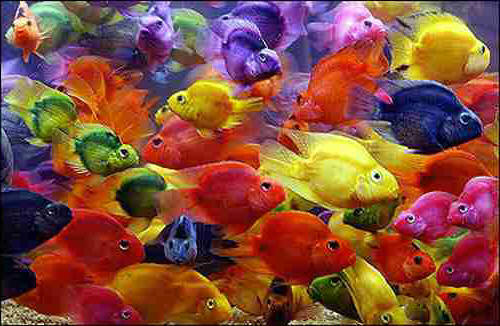
%> input picture p2 Taylor/fish.jpg, 500 x 326 px
$ octave colorQuantizeMain.m   (GNU Octave 9; MATLAB toolbox functions it lacks are replaced by stand-ins)
%> lines starting %> are read from the running program, lines starting %| are printed output that depends on the picture
### p2 Taylor/quantizeRGB.m
function [outputImg, meanColors] = quantizeRGB(origImg, k)
img=imread(origImg);
c=size(img,1);
r=size(img,2);
s=c*r;
imgVec=reshape(img,s, 3);
[~,meanColors]=kmeans(double(imgVec),k);
imgVecnew=pdist2(imgVec,meanColors);
[~,indMin]=min(imgVecnew,[],2);

imgVecNewQ=meanColors(indMin,:);
outputImg=img;
outputImg(:,:,1)=reshape(imgVecNewQ(:,1),size(img(:,:,1)));
outputImg(:,:,2)=reshape(imgVecNewQ(:,2),size(img(:,:,1)));
outputImg(:,:,3)=reshape(imgVecNewQ(:,3),size(img(:,:,1)));

%UNTITLED Summary of this function goes here
%   Detailed explanation goes here


end

### p2 Taylor/quantizeHSV.m
function [outputImg, meanHues] = quantizeHSV(origImg, k)
img=imread(origImg);
hsv_img = rgb2hsv(img);
c=size(img,1);
r=size(img,2);
s=c*r;
imgVec=reshape(hsv_img,s, 3);
hue_Vec=imgVec(:,1);
[~,meanHues]=kmeans(hue_Vec,k);
imgVecnew=pdist2(hue_Vec,meanHues);
[~,indMin]=min(imgVecnew,[],2);

imgVecNewQ=meanHues(indMin,:);

newImg=hsv_img;
%newImg(:,:,1)=imgVecNewQ;
newImg(:,:,1)=reshape(imgVecNewQ(:,1),size(img(:,:,1)));
outputImg=hsv2rgb(newImg);

%UNTITLED2 Summary of this function goes here
%   Detailed explanation goes here


end

### p2 Taylor/computeQuantizationError.m
function [error] = computeQuantizationError(origImg,quantizedImg)
img=imread(origImg);
c=size(img,1);
r=size(img,2);
s=c*r;
imgVec=reshape(img,s, 3);
quanImgVec=reshape(quantizedImg,s, 3);
difVec=double(imgVec)-double(quanImgVec);
squareVec=difVec .* difVec;
error=sum(sum(squareVec));
%UNTITLED3 Summary of this function goes here
%   Detailed explanation goes here


end

### p2 Taylor/getHueHists.m
function [histEqual, histClustered] = getHueHists(origImg, k)
    im=imread(origImg);
    hsv=rgb2hsv(im);
    c=size(hsv,1);
    r=size(hsv,2);
    s=c*r;
    imgVec=reshape(hsv,s, 3);
    hue_Vec=imgVec(:,1);
    f1=figure;
    hist(hue_Vec,k);
    histEqual = hist(hue_Vec,k);
    saveas(f1,'z_1.jpg','jpg');


    [~,meanHues]=kmeans(hue_Vec,k);
    kbin=sort(meanHues);
    f2=figure;
    hist(hue_Vec,kbin);
    saveas(f2,'z2_2.jpg','jpg');
    histClustered=hist(hue_Vec,kbin);

%UNTITLED Summary of this function goes here
%   Detailed explanation goes here


end

### p2 Taylor/colorQuantizeMain.m
origImg='fish.jpg';
k=4;
k2=25;
[RGB1, meanColors] = quantizeRGB(origImg, k);
%> in quantizeRGB, img is the input picture: size 326x500x3 uint8; mean R, G, B 132.5, 77.5, 60.6
%> in quantizeRGB, `[~,meanColors]=kmeans(double(imgVec),k);`: meanColors = [197.6 174.5 69.15; 149.1 115.5 163.1; 152.1 52.93 25.18; 53.21 37.71 54.23]
%> in quantizeRGB, `outputImg(:,:,3)=reshape(imgVecNewQ(:,3),size(img(:,:,1)));`:
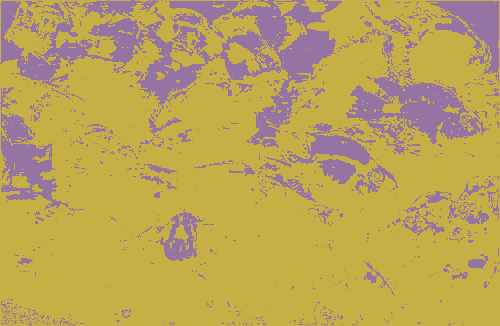
%> outputImg: size 326x500x3 uint8; mean R, G, B 187.2, 161.8, 89.6
[HSV1, meanHues] = quantizeHSV(origImg, k);
%> in quantizeHSV, `hsv_img = rgb2hsv(img);`: hsv_img: size 326x500x3 double; mean H, S, V 0.366, 0.703, 0.561
%> in quantizeHSV, `[~,meanHues]=kmeans(hue_Vec,k);`: meanHues = [0.0455; 0.939; 0.699; 0.175]
%> in quantizeHSV, `outputImg=hsv2rgb(newImg);`:
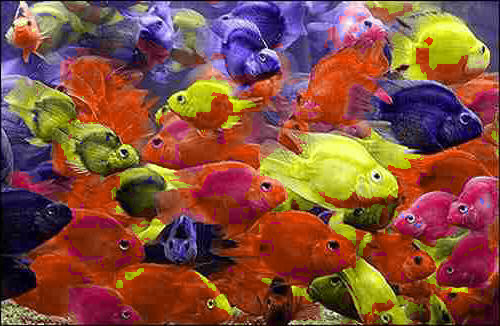
%> outputImg: size 326x500x3 double; mean R, G, B 0.518, 0.312, 0.241
%> meanHues = [0.0455; 0.939; 0.699; 0.175]
error1 = computeQuantizationError(origImg,RGB1);
%> in computeQuantizationError, `error=sum(sum(squareVec));`: error = 3564046543
%> error1 = 3564046543
error2 = computeQuantizationError(origImg,HSV1);
%> error2 = 6.11e+09
[histEqual, histClustered] = getHueHists(origImg, k);
%> in getHueHists, `hist(hue_Vec,k);`:
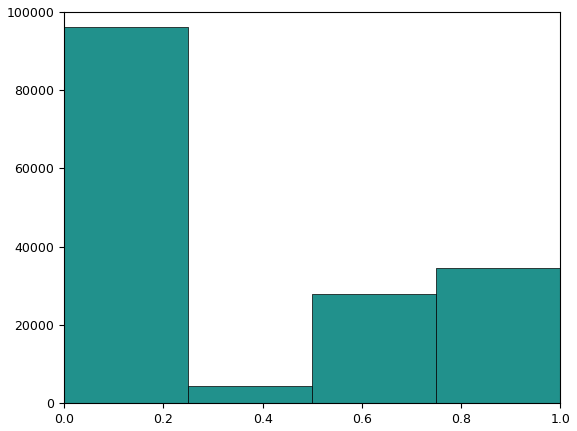
%> figure redrawn from the program's plot data; tallest bar 96138 high, from x = 1.39e-17 to 0.25
%> in getHueHists, `histEqual = hist(hue_Vec,k);`: histEqual = [96138 4275 27912 34675]
%> in getHueHists, `[~,meanHues]=kmeans(hue_Vec,k);`: meanHues = [0.0862; 0.763; 0.64; 0.952]
%> in getHueHists, `kbin=sort(meanHues);`: kbin = [0.0862; 0.64; 0.763; 0.952]
%> in getHueHists, `histClustered=hist(hue_Vec,kbin);`: histClustered = [98771 20407 19401 24421]
%> histEqual = [96138 4275 27912 34675]; histClustered = [98771 20407 19401 24421]

[RGB2, meanColors] = quantizeRGB(origImg, k2);
%> call 2 of quantizeRGB, with origImg = 'fish.jpg', k = 25
%> in quantizeRGB (call 2), `[~,meanColors]=kmeans(double(imgVec),k);`: meanColors = 25 rows, first 12: [134 65.35 14.84; 179.8 134.7 211.2; 65.4 51.78 101.5; 237.2 238.4 112.1; 78.21 74.94 35.24; 165.9 155.4 68.31; 32.36 26.79 71.1; 222.9 197.3 231; 198 71.92 23.75; 103.2 22.88 13.6; 189.2 154.7 21.33; 130.3 100.1 180.7]
%> in quantizeRGB (call 2), `outputImg(:,:,3)=reshape(imgVecNewQ(:,3),size(img(:,:,1)));`:
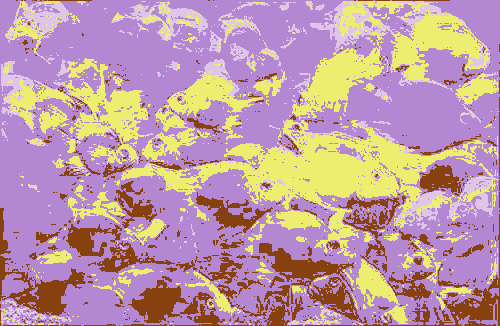
%> outputImg: size 326x500x3 uint8; mean R, G, B 190, 153.6, 166.2
[HSV2, meanHues] = quantizeHSV(origImg, k2);
%> call 2 of quantizeHSV, with origImg = 'fish.jpg', k = 25
%> in quantizeHSV (call 2), `[~,meanHues]=kmeans(hue_Vec,k);`: meanHues = 25 values, max 0.984 at index 5, min 0.0065 at index 14, mean 0.404
%> in quantizeHSV (call 2), `newImg(:,:,1)=reshape(imgVecNewQ(:,1),size(img(:,:,1)));`:
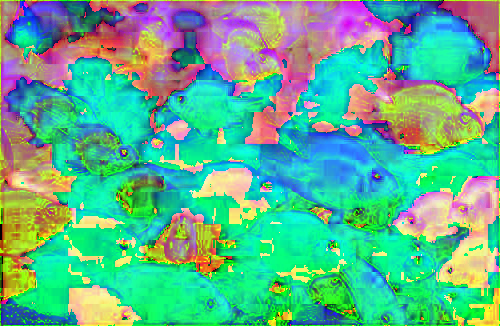
%> newImg: size 326x500x3 double; mean R, G, B 0.366, 0.703, 0.561; mean of the top-left, top-right, bottom-left and bottom-right quarters 0.524, 0.565, 0.533, 0.55
error1_1 = computeQuantizationError(origImg,RGB2);
%> error1_1 = 4872041137
error2_2 = computeQuantizationError(origImg,HSV2);
%> error2_2 = 6.11e+09
[histEqual2, histClustered2] = getHueHists(origImg, k2);
%> call 2 of getHueHists, with origImg = 'fish.jpg', k = 25
%> in getHueHists (call 2), `hist(hue_Vec,k);`:
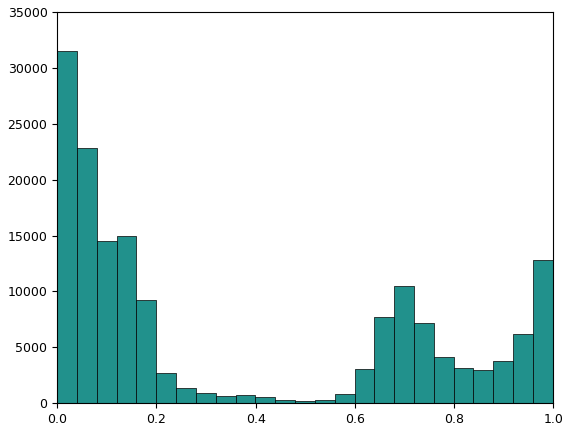
%> figure redrawn from the program's plot data; tallest bar 31547 high, from x = 5.9e-17 to 0.04
%> in getHueHists (call 2), `histEqual = hist(hue_Vec,k);`: histEqual = 25 values, max 31547 at index 1, min 180 at index 13, mean 6520
%> in getHueHists (call 2), `[~,meanHues]=kmeans(hue_Vec,k);`: meanHues = 25 values, max 0.99 at index 14, min 0.0122 at index 1, mean 0.526
%> in getHueHists (call 2), `kbin=sort(meanHues);`: kbin = 25 values from 0.0122 to 0.99
%> in getHueHists (call 2), `hist(hue_Vec,kbin);`:
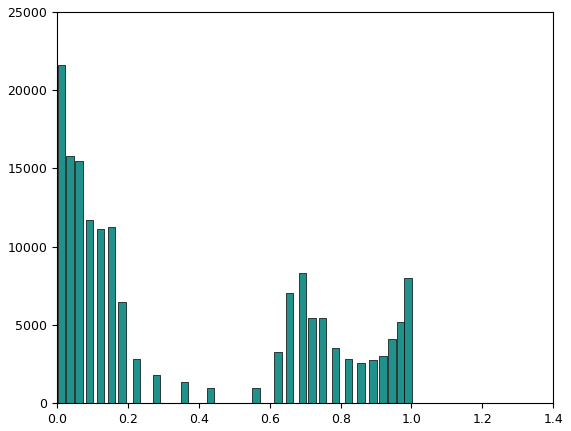
%> figure redrawn from the program's plot data; tallest bar 21607 high, from x = 0.0017 to 0.0226
%> in getHueHists (call 2), `histClustered=hist(hue_Vec,kbin);`: histClustered = 25 values, max 21607 at index 1, min 960 at index 12, mean 6520
%> histEqual2 has the same summary as histEqual in getHueHists; histClustered2 has the same summary as histClustered in getHueHists


f=figure;
subplot(2,2,1);
imshow(RGB1);
title('RGB1,k=5');

subplot(2,2,2);
imshow(HSV1);
title('HSV1,k=5');

subplot(2,2,3);
imshow(RGB2);
title('RGB2,k=25');

subplot(2,2,4);
imshow(HSV2);
title('HSV2,k=25');

%saveas(f,'plot.jpg','jpg');
